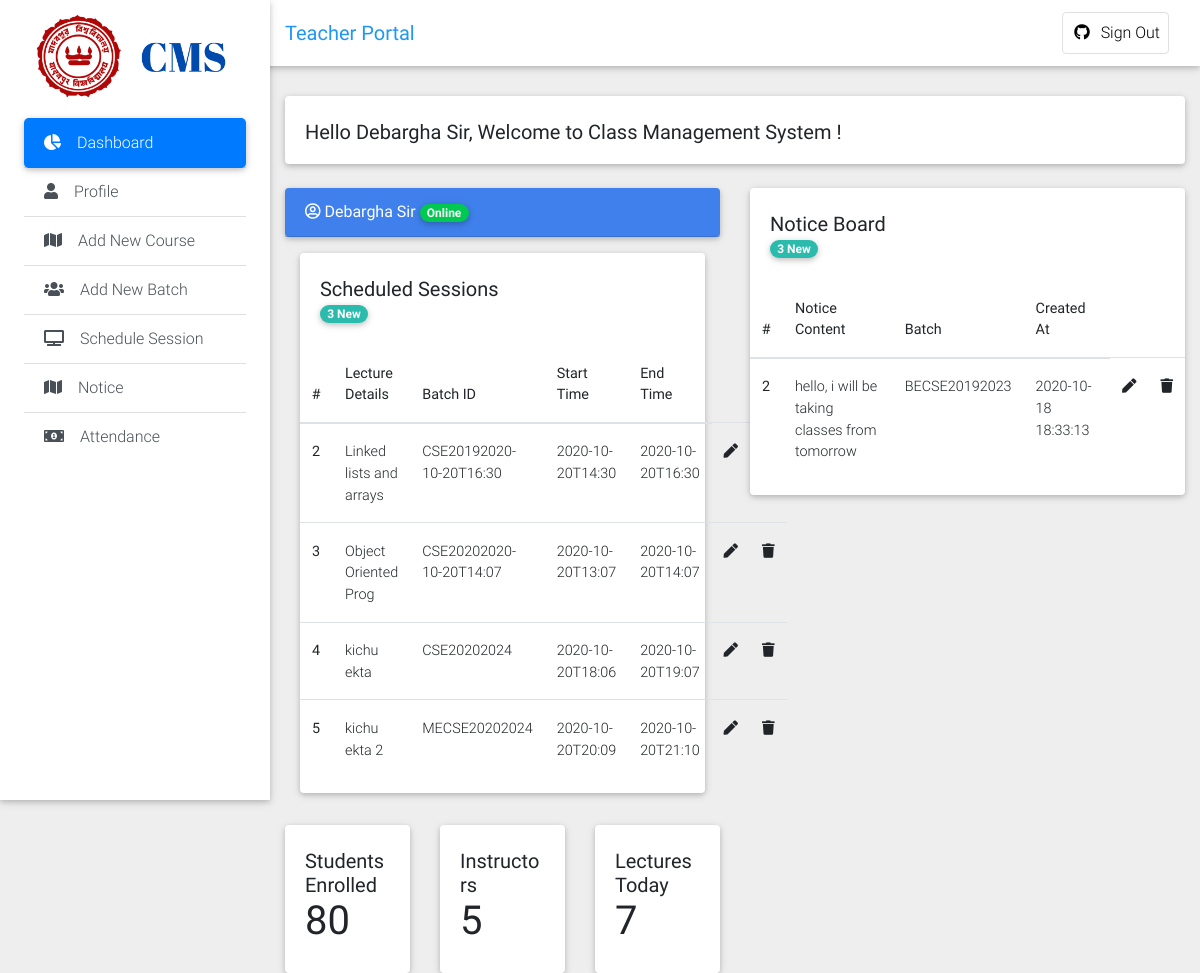
The app's page /teacher/dashboard.php (signed in) with its own data.
### tables this page shows
CREATE TABLE `teacher` (
  `id` int(200) NOT NULL,
  `firstName` varchar(255) NOT NULL,
  `lastName` varchar(255) NOT NULL,
  `phone` varchar(255) NOT NULL,
  `email` varchar(300) NOT NULL,
  `password` varchar(300) NOT NULL,
  `timestamp` timestamp NOT NULL DEFAULT current_timestamp() ON UPDATE current_timestamp()
);

CREATE TABLE `lecture` (
  `id` int(200) NOT NULL,
  `email` varchar(255) NOT NULL,
  `batchID` varchar(255) NOT NULL,
  `startTime` varchar(255) NOT NULL,
  `endTime` varchar(255) NOT NULL,
  `lectureDetails` varchar(500) NOT NULL,
  `teacherName` varchar(255) NOT NULL
);

CREATE TABLE `notice` (
  `id` int(11) NOT NULL,
  `email` varchar(255) NOT NULL,
  `content` longtext NOT NULL,
  `batchTarget` varchar(255) NOT NULL,
  `postedBy` varchar(255) NOT NULL,
  `createdAt` timestamp NOT NULL DEFAULT current_timestamp() ON UPDATE current_timestamp()
);

### session.php (called while the page is built, shortened)
<?php
    include('config.php');
    $user_check = $_SESSION['email'];
    $role = $_SESSION['role'];
    $ses_sql = $db->query("SELECT * FROM $role WHERE email = '$user_check' ");
    $row = $ses_sql->fetch_assoc();
?>

### teacher/dashboard.php (the view, shortened to what this page needs)
<?php
    require_once('../session.php');
    $email = $user_check;
?>
<!DOCTYPE html>
<html lang="en">
<head>
    <link rel="stylesheet" href="https://use.fontawesome.com/releases/v5.11.2/css/all.css" />
    <link href="../assets/css/bootstrap.min.css" rel="stylesheet" />
    <link href="../assets/css/mdb.min.css" rel="stylesheet" />
    <link href="../assets/css/style.min.css" rel="stylesheet" />
</head>
<body class="grey lighten-3">
    <header>
        <nav class="navbar fixed-top navbar-expand-lg navbar-light white scrolling-navbar">
            <div class="container-fluid">
                <a class="navbar-brand waves-effect">
                    <strong class="blue-text">Teacher Portal</strong>
                </a>
                <div class="collapse navbar-collapse" id="navbarSupportedContent">
                    <ul class="navbar-nav nav-flex-icons">
                        <li class="nav-item">
                            <a href="../logout.php" class="nav-link border border-light rounded waves-effect">
                                <i class="fab fa-github mr-2"></i>Sign Out
                            </a>
                        </li>
                    </ul>
                </div>
            </div>
        </nav>
        <div class="sidebar-fixed position-fixed">
            <a class="waves-effect">
                <img src="../assets/newimg/jucmslogo.png" class="img-fluid" alt="" />
            </a>
            <div class="list-group list-group-flush">
                <a href="./dashboard.php" class="list-group-item active waves-effect">
                    <i class="fas fa-chart-pie mr-3"></i>Dashboard
                </a>
                <a href="./profile.php" class="list-group-item list-group-item-action waves-effect">
                    <i class="fas fa-user mr-3"></i>Profile</a>
                <a href="./createCourse.php" class="list-group-item list-group-item-action waves-effect">
                    <i class="fas fa-map mr-3"></i>Add New Course</a>
                <a href="./createBatch.php" class="list-group-item list-group-item-action waves-effect">
                    <i class="fas fa-users mr-3"></i>Add New Batch</a>
                <a href="./createSession.php" class="list-group-item list-group-item-action waves-effect">
                    <i class="fas fa-tv mr-3"></i>Schedule Session</a>
                <a href="./createNotice.php" class="list-group-item list-group-item-action waves-effect">
                    <i class="fas fa-map mr-3"></i>Notice</a>
                <a href="./attendance.php" class="list-group-item list-group-item-action waves-effect">
                    <i class="fas fa-money-bill-alt mr-3"></i>Attendance</a>
            </div>
        </div>
    </header>
    <main class="pt-5 mx-lg-6">
        <div class="container-fluid mt-5">
            <div class="card mb-4 wow fadeIn">
                <div class="card-body d-sm-flex justify-content-between">
                    <h5 class="mb-1 mb-sm-0 pt-1">
                        Hello <?php echo $row['firstName'].' '.$row['lastName'];
                        ?>, Welcome to Class Management System !
                    </h5>
                </div>
            </div>
        </div>
        <div class="container-fluid">
            <div class="row wow fadeIn">
                <div class="col-md-6">
                    <div class="card text-white bg-primary mb-3">
                        <div class="card-header">
                            <i class="far fa-user-circle"></i>
                            <?php echo $row['firstName'].' '.$row['lastName'];?>
                            <span class="badge badge-pill badge-success">Online</span>
                        </div>
                    </div>
                    <div class="col-md-12">
                    <div class="card">
                        <div class="card-body">
                            <h5 class="mb-1 mb-sm-0 pt-1">Scheduled Sessions</h5>
                            <span class="badge badge-pill badge-default">3 New</span>
                        </div>
                        <table class="table table-hover">
                            <tbody>
                                <thead>
                                    <tr>
                                        <th scope="col">#</th>
                                        <th scope="col">Lecture Details</th>
                                        <th scope = "col">Batch ID</th>
                                        <th scope="col">Start Time</th>
                                        <th scope="col">End Time</th>
                                    </tr>
                                </thead>
                                <?php
                                    $sql = "SELECT * FROM lecture WHERE email = '$user_check'";
                                    $result = $db->query($sql);
                                    if($result->num_rows > 0) {
                                        while($row = $result->fetch_assoc()) {
                                            echo "<tr>";
                                            echo "<th>" . $row['id'] . "</th>";
                                            echo "<td>" . $row['lectureDetails'] . "</td>";
                                            echo "<td>" . $row['batchID'] . "</td>";
                                            echo "<td>" . $row['startTime'] . "</td>";
                                            echo "<td>" . $row['endTime'] . "</td>";
                                            echo '<td>' . '<a href=""><i class="fas fa-pen"></i></a>' . '</td>';
                                            echo '<td>' . '<a href=""><i class="fas fa-trash"></i></a>' . '</td>';
                                            echo "</tr>";
                                       }
                                    }
                                    else {
                                        echo "No notice available.  Please add one";
                                    }
                                ?>
                            </tbody>
                        </table>
                    </div>
                </div>
                    <div class="row mt-3">
                        <div class="col-md-4">
                            <div class="card mt-3">
                                <div class="card-body">
                                    <h5 class="mb-1 mb-sm-0 pt-1">Students Enrolled</h5>
                                    <h1>80</h1>
                                </div>
                            </div>
                        </div>
                        <div class="col-md-4">
                            <div class="card mt-3">
                                <div class="card-body">
                                    <h5 class="mb-1 mb-sm-0 pt-1">Instructors</h5>
                                    <h1>5</h1>
                                </div>
                            </div>
                        </div>
                        <div class="col-md-4">
                            <div class="card mt-3">
                                <div class="card-body">
                                    <h5 class="mb-1 mb-sm-0 pt-1">Lectures Today</h5>
                                    <h1>7</h1>
                                </div>
                            </div>
                        </div>
                    </div>
                </div>
                <div class="col-md-6">
                    <div class="card">
                        <div class="card-body">
                            <h5 class="mb-1 mb-sm-0 pt-1">Notice Board</h5>
                            <span class="badge badge-pill badge-default">3 New</span>
                        </div>
                        <table class="table table-hover">
                            <tbody>
                                <thead>
                                    <tr>
                                        <th scope="col">#</th>
                                        <th scope="col">Notice Content</th>
                                        <th scope="col">Batch</th>
                                        <th scope="col">Created At</th>
                                    </tr>
                                </thead>
                                <?php
                                    $sql = "SELECT * FROM notice WHERE email = '$email'";
                                    $result = $db->query($sql);
                                    if($result->num_rows > 0) {
                                        while($row = $result->fetch_assoc()) {
                                            echo "<tr>";
                                            echo "<th>" . $row['id'] . "</th>";
                                            echo "<td>" . $row['content'] . "</td>";
                                            echo "<td>" . $row['batchTarget'] . "</td>";
                                            echo "<td>" . $row['createdAt'] . "</td>";
                                            echo '<td>' . '<a href=""><i class="fas fa-pen"></i></a>' . '</td>';
                                            echo '<td>' . '<a href=""><i class="fas fa-trash"></i></a>' . '</td>';
                                            echo "</tr>";
                                       }
                                    }
                                    else {
                                        echo "No notice available.  Please add one";
                                    }
                                ?>
                            </tbody>
                        </table>
                    </div>
                </div>
            </div>
        </div>
    </main>
</body>
</html>

### records on screen
teacher: firstName "Debargha", lastName "Sir"
lecture: id "2", lectureDetails "Linked lists and arrays", batchID "CSE20192020-10-20T16:30", startTime "2020-10-20T14:30", endTime "2020-10-20T16:30"
lecture: id "3", lectureDetails "Object Oriented Prog", batchID "CSE20202020-10-20T14:07", startTime "2020-10-20T13:07", endTime "2020-10-20T14:07"
lecture: id "4", lectureDetails "kichu ekta", batchID "CSE20202024", startTime "2020-10-20T18:06", endTime "2020-10-20T19:07"
lecture: id "5", lectureDetails "kichu ekta 2", batchID "MECSE20202024", startTime "2020-10-20T20:09", endTime "2020-10-20T21:10"
notice: id "2", content "hello, i will be taking classes from tomorrow", batchTarget "BECSE20192023", createdAt "2020-10-18 18:33:13"
